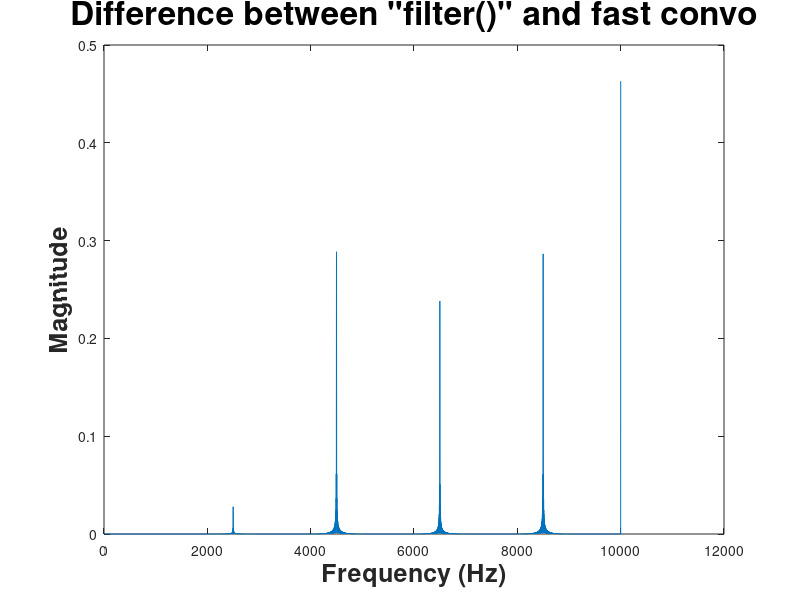

Here is the MATLAB script that generated this plot:
%-------------------------------------------------------------------------%
%--------------------------------FFT/DFT----------------------------------%
%----------------------------DSP FALL 2014--------------------------------%
%-----------------------------Roman Nelson--------------------------------%
%-------------------------------------------------------------------------%

clc
clear all

Fs = 8e3; % sampling frequency (Hz)
n = 0:1/Fs:1; % samples
messItUp = 2.1; % uh oh not periodic in 128 samples
f = (127 + messItUp) *2; % test signal frequency
x = sin(n * 2 * f * pi); % test signal
%plot(x); % debug
padding = 128; % truncation length 
x_prime = x(1:padding); % truncated signal
x_prime_prime = [x_prime, zeros(1,padding*7)]; % zero padded signal
x_prime_naught = x(1:padding*7 + 128); % sample big chunk
save = 0;
% FFT Fun

X = fft(x);
plot((1:length(X)), abs(X)); % original signal
title('Original Signal Frequency Spectrum', 'FontSize', 24, 'FontWeight', 'bold');
xlabel('Frequency (Hz)', 'FontSize', 18, 'FontWeight', 'bold');
ylabel('Magnitude', 'FontSize', 18, 'FontWeight', 'bold')
if save == 1;
saveas(gcf,'originalFreq.jpg');
end
pause


X = fft(x_prime);
plot((1:length(X)), abs(X)); % truncated signal
title('128 Samples of Original Signal with 128 zero padding Frequency Spectrum', 'FontSize', 24, 'FontWeight', 'bold');
xlabel('Frequency (Hz)', 'FontSize', 18, 'FontWeight', 'bold');
ylabel('Magnitude', 'FontSize', 18, 'FontWeight', 'bold')
if save == 1;
saveas(gcf,'sample128pad.jpg');
end
pause


X = fft(x_prime_prime);
plot((1:length(X)), abs(X)); % lots of zero padding
title('128 Samples of Original Signal with 896 zero padding Frequency Spectrum', 'FontSize', 24, 'FontWeight', 'bold');
xlabel('Frequency (Hz)', 'FontSize', 18, 'FontWeight', 'bold');
ylabel('Magnitude', 'FontSize', 18, 'FontWeight', 'bold')
if save == 1;
saveas(gcf,'sample896pad.jpg');
end
pause

X = fft(x_prime_naught);
plot((1:length(X)), abs(X)); % replace zeros with actual data
title('1024 Samples of Original Signal Frequency Spectrum', 'FontSize', 24, 'FontWeight', 'bold');
xlabel('Frequency (Hz)', 'FontSize', 18, 'FontWeight', 'bold');
ylabel('Magnitude', 'FontSize', 18, 'FontWeight', 'bold')
if save == 1;
saveas(gcf,'sample1024.jpg');
end
pause

x_prime_prime = [x_prime zeros(1,7896)]; % sample a ton
X = fft(x_prime_prime);
plot((1:length(X)), abs(X));
title('128 Samples of Original Signal with 7896 zero padding Frequency Spectrum', 'FontSize', 24, 'FontWeight', 'bold');
xlabel('Frequency (Hz)', 'FontSize', 18, 'FontWeight', 'bold');
ylabel('Magnitude', 'FontSize', 18, 'FontWeight', 'bold')
if save == 1;
saveas(gcf,'sample7896pad.jpg');
end
pause

% Fast datasream convolution
signal = rand(1,10000); % random signal
sigLength = length(signal); % not much shorter, but looks nicer
sampleLength = 2000;
buffer = zeros(1, sampleLength); % allocate
%convo = zeros(1, sigLength);
N = 1000; % filter order
Wn = 0.3; % random cutoff
superFancyFilter = fir1(N, Wn); % low pass
convo = zeros(1, sigLength+ 1); % allocate
 
for i = 1: sigLength
    if mod(i, sampleLength) == 0    
%        Buffer = fft([buffer, zeros(1, N - sampleLength + 1)]);
%        Convo = superFancyFilter .* Buffer';
        convo_prime = conv(buffer, superFancyFilter); % cheated a bit here
        for l = 1 : length(convo_prime)

            
            %convo_prime = ifft(Convo);
            if (i - sampleLength + l) > (sigLength + 1)
                continue
            end
            %add current chunk to old ones
        convo(i - sampleLength + l) = convo(i - sampleLength + l)+ convo_prime(l);
        end
        continue
    end
    
    buffer(mod(i,sampleLength)) = signal(i); % build a buffer
                 
end
y = filter(superFancyFilter, 1, signal); % please be close!!!!!


subplot(2,1,1), plot(1:1000, y(1:1000) / max(y) );
title('Fast Convolution', 'FontSize', 24, 'FontWeight', 'bold');
xlabel('Frequency (Hz)', 'FontSize', 18, 'FontWeight', 'bold');
ylabel('Magnitude', 'FontSize', 18, 'FontWeight', 'bold')

subplot(2,1,2), plot(1:1000, convo(1:1000) / max(convo), 'r');
title('MATLAB filter()', 'FontSize', 24, 'FontWeight', 'bold');
xlabel('Frequency (Hz)', 'FontSize', 18, 'FontWeight', 'bold');
ylabel('Magnitude', 'FontSize', 18, 'FontWeight', 'bold')
if save == 1;
saveas(gcf,'comparison.jpg');
end
pause;

subplot(111);
diff = convo - [filter(superFancyFilter, 1, signal), 0];
plot(abs(diff));
title('Difference between "filter()" and fast convo', 'FontSize', 24, 'FontWeight', 'bold');
xlabel('Frequency (Hz)', 'FontSize', 18, 'FontWeight', 'bold');
ylabel('Magnitude', 'FontSize', 18, 'FontWeight', 'bold')
if save == 1;
saveas(gcf,'diff.jpg');
end
